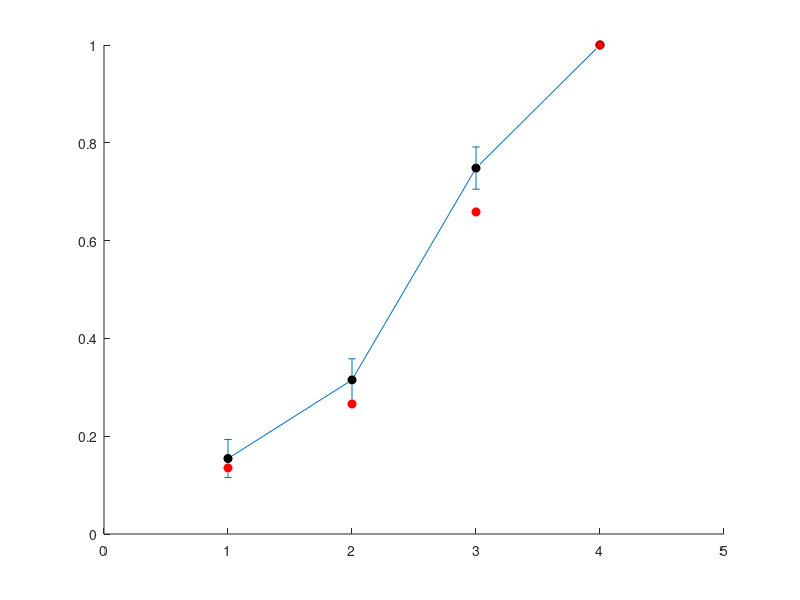

The MATLAB source for this figure: (Note: this script raises an error after producing the figure.)
%% Figure S1
clc;clear;load('Figure_S1.mat');

%% B
figure;
scatter([1 2 3 4],[mean(triple_minus_80_10nM) mean(triple_minus_80_100nM) mean(triple_minus_80_1000nM)  mean(triple_minus_80_10000nM)],'MarkerEdgeColor','k','MarkerFaceColor','k')
hold on;
scatter([1 2 3 4],[mean(triple_plus_40_10nM) mean(triple_plus_40_100nM) mean(triple_plus_40_1000nM)  mean(triple_plus_40_10000nM)],'MarkerEdgeColor','r','MarkerFaceColor','r')
hold on;
e1=errorbar([1 2 3 4],[mean(triple_minus_80_10nM) mean(triple_minus_80_100nM) mean(triple_minus_80_1000nM) mean(triple_minus_80_10000nM)],...
    [std(triple_minus_80_10nM')/sqrt(size(triple_minus_80_10nM,2)) std(triple_minus_80_100nM')/sqrt(size(triple_minus_80_100nM,2)) std(triple_minus_80_1000nM')/sqrt(size(triple_minus_80_1000nM,2)) std(triple_minus_80_10000nM')/sqrt(size(triple_minus_80_10000nM,2)) ]);
e1.LineStyle='none';
e1.Color = 'k';
hold on;
e2=errorbar([1 2 3 4],[mean(triple_plus_40_10nM) mean(triple_plus_40_100nM) mean(triple_plus_40_1000nM) mean(triple_plus_40_10000nM)],...
    [std(triple_plus_40_10nM')/sqrt(size(triple_plus_40_10nM,2)) std(triple_plus_40_100nM')/sqrt(size(triple_plus_40_100nM,2)) std(triple_plus_40_1000nM')/sqrt(size(triple_plus_40_1000nM,2)) std(triple_plus_40_10000nM')/sqrt(size(triple_plus_40_10000nM,2)) ]);
e2.LineStyle='none';
e2.Color = 'k';
xlim([0 5]); ylim([0 1]);
xticks([1 2 3 4])
xticklabels({'10^1','10^2','10^3','10^4'})
title('mAChR-A Triple Y to A');
box off
set(gca,'TickDir','out')
xlabel(['[ACh] (nM)']);ylabel(['Normalized GIRK current']);
h = zeros(2, 1);
h(1) = plot(NaN,NaN,'k','LineWidth',2);
h(2) = plot(NaN,NaN,'r','LineWidth',2);
legend(h, '-80mV','40mV');




figure;
scatter([1 2 3 4],[mean(Y185_minus_80_10nM) mean(Y185_minus_80_100nM) mean(Y185_minus_80_1000nM)  mean(Y185_minus_80_10000nM)],'MarkerEdgeColor','k','MarkerFaceColor','k')
hold on;
scatter([1 2 3 4],[mean(Y185_plus_40_10nM) mean(Y185_plus_40_100nM) mean(Y185_plus_40_1000nM)  mean(Y185_plus_40_10000nM)],'MarkerEdgeColor','r','MarkerFaceColor','r')
hold on;
e1=errorbar([1 2 3 4],[mean(Y185_minus_80_10nM) mean(Y185_minus_80_100nM) mean(Y185_minus_80_1000nM) mean(Y185_minus_80_10000nM)],...
    [std(Y185_minus_80_10nM')/sqrt(size(Y185_minus_80_10nM,2)) std(Y185_minus_80_100nM')/sqrt(size(Y185_minus_80_100nM,2)) std(Y185_minus_80_1000nM')/sqrt(size(Y185_minus_80_1000nM,2)) std(Y185_minus_80_10000nM')/sqrt(size(Y185_minus_80_10000nM,2)) ]);
e1.LineStyle='none';
e1.Color = 'k';
hold on;
e2=errorbar([1 2 3 4],[mean(Y185_plus_40_10nM) mean(Y185_plus_40_100nM) mean(Y185_plus_40_1000nM) mean(Y185_plus_40_10000nM)],...
    [std(Y185_plus_40_10nM')/sqrt(size(Y185_plus_40_10nM,2)) std(Y185_plus_40_100nM')/sqrt(size(Y185_plus_40_100nM,2)) std(Y185_plus_40_1000nM')/sqrt(size(Y185_plus_40_1000nM,2)) std(Y185_plus_40_10000nM')/sqrt(size(Y185_plus_40_10000nM,2)) ]);
e2.LineStyle='none';
e2.Color = 'k';
xlim([0 5]); ylim([0 1]);
xticks([1 2 3 4])
xticklabels({'10^1','10^2','10^3','10^4'})
title('mAChR-A Y185');
box off
set(gca,'TickDir','out')
xlabel(['[ACh] (nM)']);ylabel(['Normalized GIRK current']);
h = zeros(2, 1);
h(1) = plot(NaN,NaN,'k','LineWidth',2);
h(2) = plot(NaN,NaN,'r','LineWidth',2);
legend(h, '-80mV','40mV');
